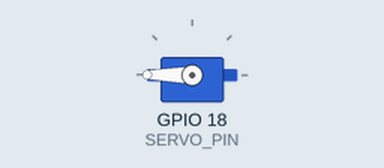
A program run on a simulated Raspberry Pi (BCM pin numbers). Parts: servo. Servo angles are drawn from the pulse width (0.5 ms = 0°, 2.5 ms = 180°). At 2.5 s the program stops and its outputs stay as they are.

Above: at 0.1 s.
At 2.1 s:
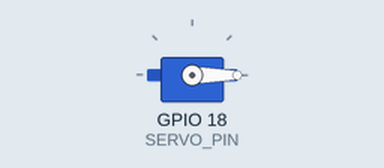
Timing chart, 0 to 3.6 s (numbered marks = the images above):
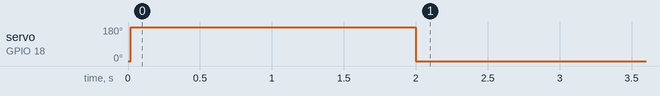

Measured:
- by itself, servo on GPIO 18 (SERVO_PIN): 0° → 180° at 0.02 s, → 0° 2.0 s later

The program:

servo_control.py
```python
#!/usr/bin/env python3
import time
import RPi.GPIO as GPIO

# — adjust this to the GPIO pin you’ve wired your servo’s signal line to —
SERVO_PIN = 18  # BCM numbering (physical pin 12)

# Angle-to–duty‑cycle conversion (0°→2.5%, 180°→12.5%)
def angle_to_duty(angle):
    return 2.5 + (angle / 180.0) * 10

GPIO.setmode(GPIO.BCM)
GPIO.setup(SERVO_PIN, GPIO.OUT)

# 50 Hz PWM
pwm = GPIO.PWM(SERVO_PIN, 50)
pwm.start(angle_to_duty(0))  # start at 0°

try:
    # move to 180° (or wherever “spin” is for you)
    pwm.ChangeDutyCycle(angle_to_duty(180))
    time.sleep(2)    # run for 2 seconds
    # return to 0° (resting position)
    pwm.ChangeDutyCycle(angle_to_duty(0))
    time.sleep(0.5)  # give it time to settle
finally:
    pwm.stop()
    GPIO.cleanup()
```
